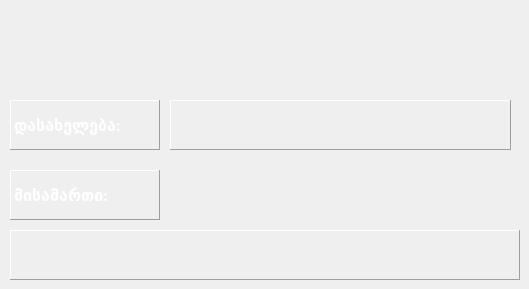
      <widget class="QWidget" name="category_page">
       <widget class="QLabel" name="label_14">
        <property name="geometry">
         <rect>
          <x>10</x>
          <y>100</y>
          <width>150</width>
          <height>50</height>
         </rect>
        </property>
        <property name="font">
         <font>
          <family>Calibri</family>
          <pointsize>12</pointsize>
          <weight>75</weight>
          <bold>true</bold>
         </font>
        </property>
        <property name="styleSheet">
         <string notr="true">color: white;</string>
        </property>
        <property name="frameShape">
         <enum>QFrame::Panel</enum>
        </property>
        <property name="frameShadow">
         <enum>QFrame::Raised</enum>
        </property>
        <property name="text">
         <string>დასახელება:</string>
        </property>
       </widget>
       <widget class="QLabel" name="label_15">
        <property name="geometry">
         <rect>
          <x>10</x>
          <y>170</y>
          <width>150</width>
          <height>50</height>
         </rect>
        </property>
        <property name="font">
         <font>
          <family>Calibri</family>
          <pointsize>12</pointsize>
          <weight>75</weight>
          <bold>true</bold>
         </font>
        </property>
        <property name="styleSheet">
         <string notr="true">color: white;</string>
        </property>
        <property name="frameShape">
         <enum>QFrame::Panel</enum>
        </property>
        <property name="frameShadow">
         <enum>QFrame::Raised</enum>
        </property>
        <property name="text">
         <string>მისამართი:</string>
        </property>
       </widget>
       <widget class="QLabel" name="category_title">
        <property name="geometry">
         <rect>
          <x>170</x>
          <y>100</y>
          <width>341</width>
          <height>50</height>
         </rect>
        </property>
        <property name="font">
         <font>
          <family>Calibri</family>
          <pointsize>12</pointsize>
         </font>
        </property>
        <property name="styleSheet">
         <string notr="true">color: white;</string>
        </property>
        <property name="frameShape">
         <enum>QFrame::Panel</enum>
        </property>
        <property name="frameShadow">
         <enum>QFrame::Raised</enum>
        </property>
        <property name="text">
         <string/>
        </property>
       </widget>
       <widget class="QLabel" name="url_label">
        <property name="geometry">
         <rect>
          <x>10</x>
          <y>230</y>
          <width>510</width>
          <height>50</height>
         </rect>
        </property>
        <property name="font">
         <font>
          <family>Calibri</family>
          <pointsize>9</pointsize>
         </font>
        </property>
        <property name="styleSheet">
         <string notr="true">color: white;</string>
        </property>
        <property name="frameShape">
         <enum>QFrame::Panel</enum>
        </property>
        <property name="frameShadow">
         <enum>QFrame::Raised</enum>
        </property>
        <property name="text">
         <string/>
        </property>
       </widget>
      </widget>
